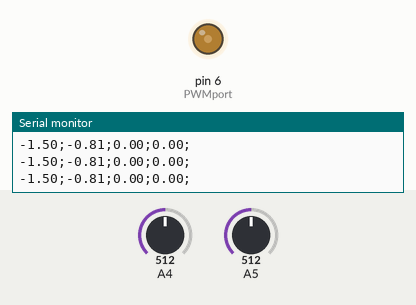
Recording of a sketch running on a simulated Arduino Uno, built with avr-gcc and run on an emulated ATmega328P. Shown: output pins drawn as LEDs (lit = HIGH), the last lines printed to the serial monitor. The test bench sets the inputs (shaded band); at power-on: A5 = 512, A4 = 512.

Above: at 1.2 s.
1.3 s: A5 set to 716
At 1.6 s:
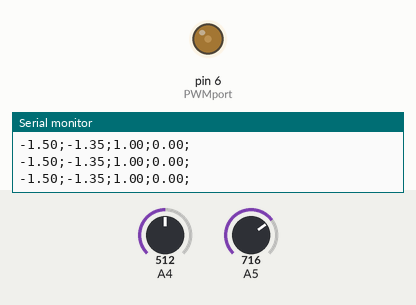
2.8 s: A4 set to 122
At 3.2 s:
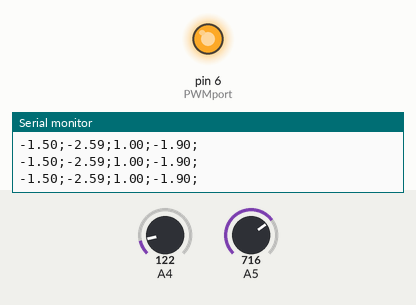
4.3 s: A4 set to 156
At 4.9 s:
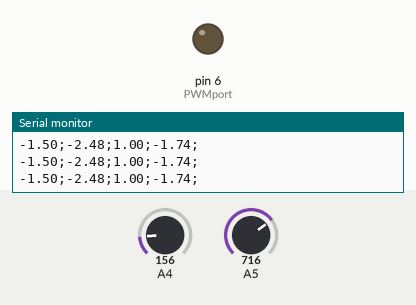
5.8 s: A4 set to 1023
At 6.5 s:
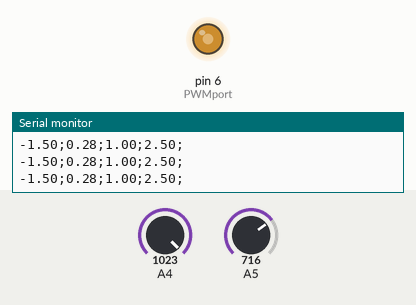
7.3 s: A4 set to 511
At 8.5 s:
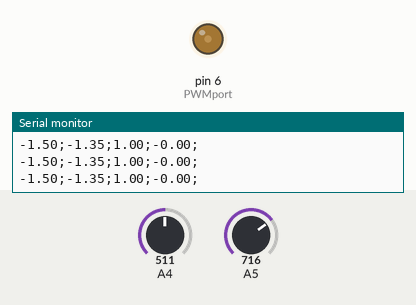
8.8 s: A5 set to 511
At 11.3 s:
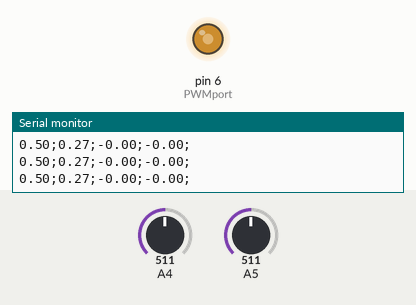
Timing chart, 0 to 12.8 s (numbered marks = the images above; inputs shaded):
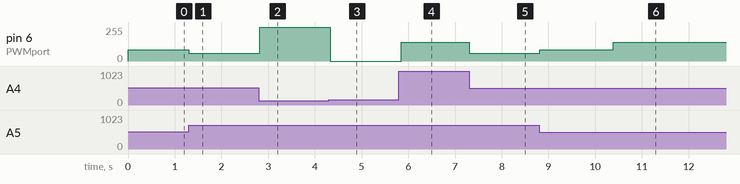

Measured:
- the behaviour switches between 144 and 145 on A4 (found by bisection; images 2 and 3)
- after the input at 1.3 s, pin 6 (PWMport): 86/255 → 58/255 at once
- after the input at 2.8 s, pin 6 (PWMport): 58/255 → 252/255 at once
- after the input at 4.3 s, pin 6 (PWMport): 252/255 → 0/255 at once
- after the input at 5.8 s, pin 6 (PWMport): 0/255 → 141/255 at once
- after the input at 7.3 s, pin 6 (PWMport): 141/255 → 58/255 at once
- after the input at 8.8 s, pin 6 (PWMport): 58/255 → 86/255 at once, → 141/255 1.6 s later

The sketch:

discret.ino
```cpp
int PWMport=6; //PWM
int v1value=0; // TO store voltage 1
int v2value=0; // To store voltage 2
float v1=0;
float v2=0;
float ref=-1.5; //Canviat en -0.5 V
float u=0;
int cont=0;
int h=50; //Sampling rate
float Nx[2]={1,0 };// Fill the gap
float Nu=0 ;// Fill the gap
float K[2]={0.5398,-0.6518};//Fill the gap
unsigned long timeIn=0;
unsigned long timeOut=0;
char intoutputbytes[12]; char floatoutputbytes[12];
int width=7; int precision=3;

void setup()
{
pinMode(PWMport,OUTPUT); //inputs
pinMode(A5, INPUT);
pinMode(A4, INPUT);
Serial.begin(115200);
while(!Serial){}
Serial.println("Ref;U;V1;V2");
}


void loop()
{
cont=cont+1;
if (cont==200) {
  ref=0.5; //Canviat en -0.5 V
  }
else if (cont==400){
  ref=-1.5; //Canviat en -0.5 V
  cont=0;
  }

//YOUR CONTROL ALGORITHM SHOULD BE HERE
v1value=analogRead(A5);
v2value=analogRead(A4);
v1=v1value*5./1023;
v1=v1-2.5;
v2=v2value*5./1023;
v2=v2-2.5;

u=K[0]*(Nx[0]*ref-v1) + K[1]*(Nx[1]*ref-v2);
u=u+Nu*ref;
u=u+2.5;

u=u*255/5;
analogWrite(PWMport,u);


Serial.print(ref);
Serial.print(";");
Serial.print(u*5/255-2.5);
Serial.print(";");
Serial.print(v1value*5./1023-2.5);
Serial.print(";");
Serial.print(v2value*5./1023-2.5);
Serial.println(";");

delay(h);
}
```
